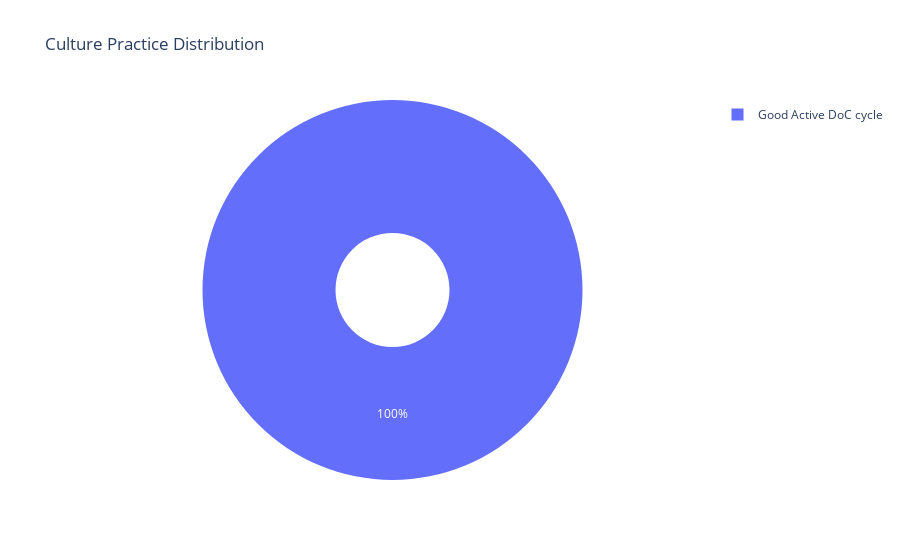

Write notebook code for a chart like this one.
### Code cell
px.pie(cul_prac_df,values='%Ponds', names="Culture_Practice",hole=.3,title="Culture Practice Distribution")

### Figure 1 — Plotly figure (JSON) as saved in the notebook; plotly's stock layout.template omitted (floating-point values rounded to 4 significant figures)
{"data": [{"domain": {"x": [0, 1], "y": [0, 1]}, "hole": 0.3, "hovertemplate": "Culture_Practice=%{label}<br>%Ponds=%{value}<extra></extra>", "labels": ["Good Active DoC cycle"], "legendgroup": "", "name": "", "showlegend": true, "type": "pie", "values": [100]}], "layout": {"autosize": true, "legend": {"tracegroupgap": 0}, "title": {"text": "Culture Practice Distribution"}}}
